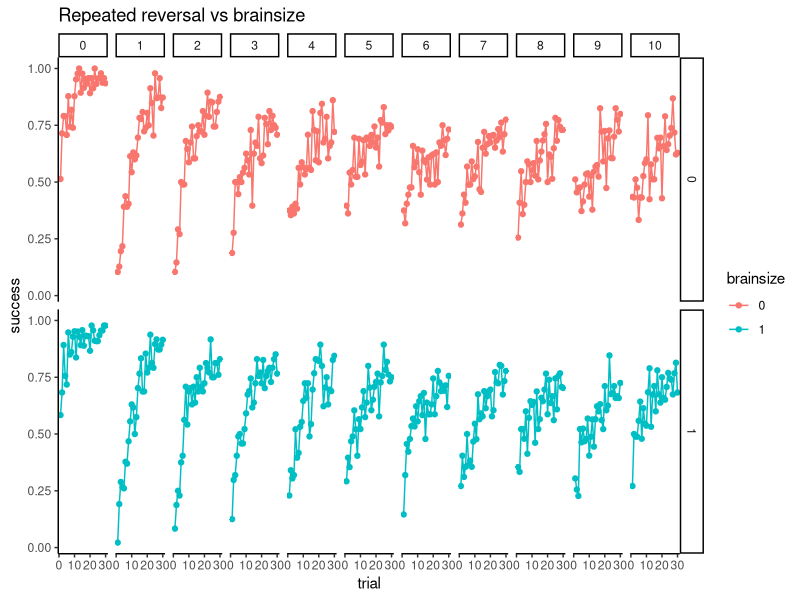
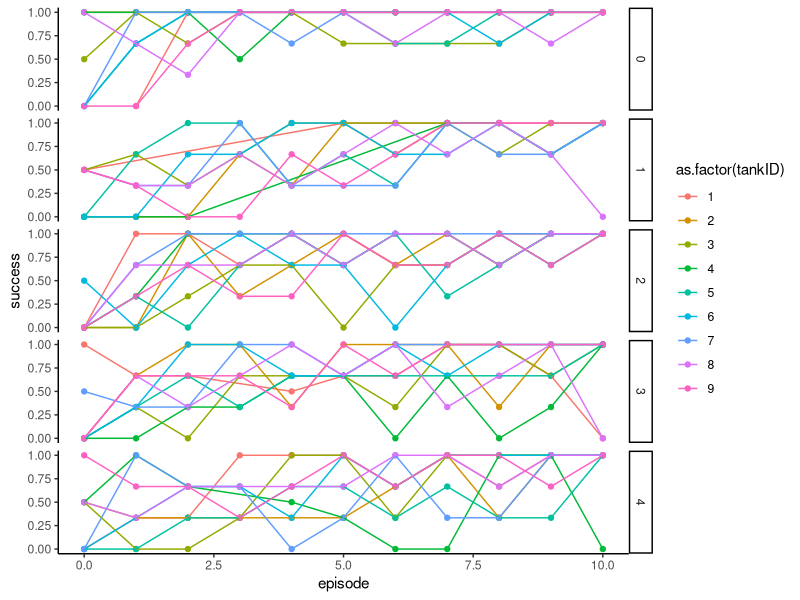

Recreate these plots in R, in order.
## Fitting a RW model to the data of Boussard et al. 2020
##  Boussard, A., S. D. Buechel, M. Amcoff, A. Kotrschal, and N. Kolm. 2020. 
#   Brain size does not predict learning strategies in a serial reversal 
#   learning test. The Journal of Experimental Biology 223:jeb224741.

## Import important packages

library(data.table)
library(readxl)
library(here)
library(dplyr)
library(ggplot2)

## Read the data 

boussard_data <- read_excel(here("data","doi_10.5061_dryad.5mkkwh72s__v2",
                           "SRL(all_data).xlsx"))

boussard_data <-boussard_data %>% as.data.table()

boussard_data$tankID %>% unique() %>% length()

# tankID coincides with the number of fish supposedly tested in the experimental 
# set up

interaction(boussard_data$tankID,boussard_data$fishID) %>% unique() %>% length()
table(boussard_data[,c("fishID","replicate")])
table(boussard_data[,c("tankID","fishID")])
table(boussard_data[,c("tankID","replicate")])
table(boussard_data[,c("fishID","replicate","tankID")])

# No idea what fishID and replicate are. They perfectly contained in fishID

table(boussard_data[,c("colour","brainsize")])
# Colour and brainsize are parfectly counterbalanced

table(boussard_data[,c("colour","brainsize","reversal")])
# however, there is something odd in the last reversal. Where,
# colour is not perfectly counterbalanced. 
# I guess there is mistake assigning the colour treatment. 
# Misbalanced seems to occur in reversal 10


boussard_data %>% filter(reversal>8) %>% select(c(colour,brainsize,reversal)) %>% 
  table()

boussard_data %>% select(c(colour,reversal)) %>% 
  table()

boussard_data %>% filter(reversal==10,brainsize==1)  %>% select(c(colour)) %>%
  table()

boussard_data %>% mutate(brainsize=as.factor(brainsize)) %>% 
  ggplot(aes(y=success,x=trial,col=brainsize))+
    stat_summary(fun = mean,geom = "point")+
    stat_summary(fun = mean,geom = "line")+
    # geom_point()+
    facet_grid(brainsize~reversal)+
    ggtitle("Repeated reversal vs brainsize")+
    theme_classic()

episode_length<-3
boussard_data <-boussard_data %>% mutate(episode = floor(trial/episode_length))

unique(boussard_data$episode)

floor(1:30/3)

boussard_data$episode %>% unique

boussard_data %>% filter(tankID < 10,reversal<5) %>% 
  ggplot(aes(y=success,x=episode,col=as.factor(tankID)))+
    stat_summary(fun = mean,geom = "point")+
    stat_summary(fun = mean,geom = "line")+
    facet_grid(reversal~.)+
    theme_classic()

## Let´s try to make a RL model to fit to the data








